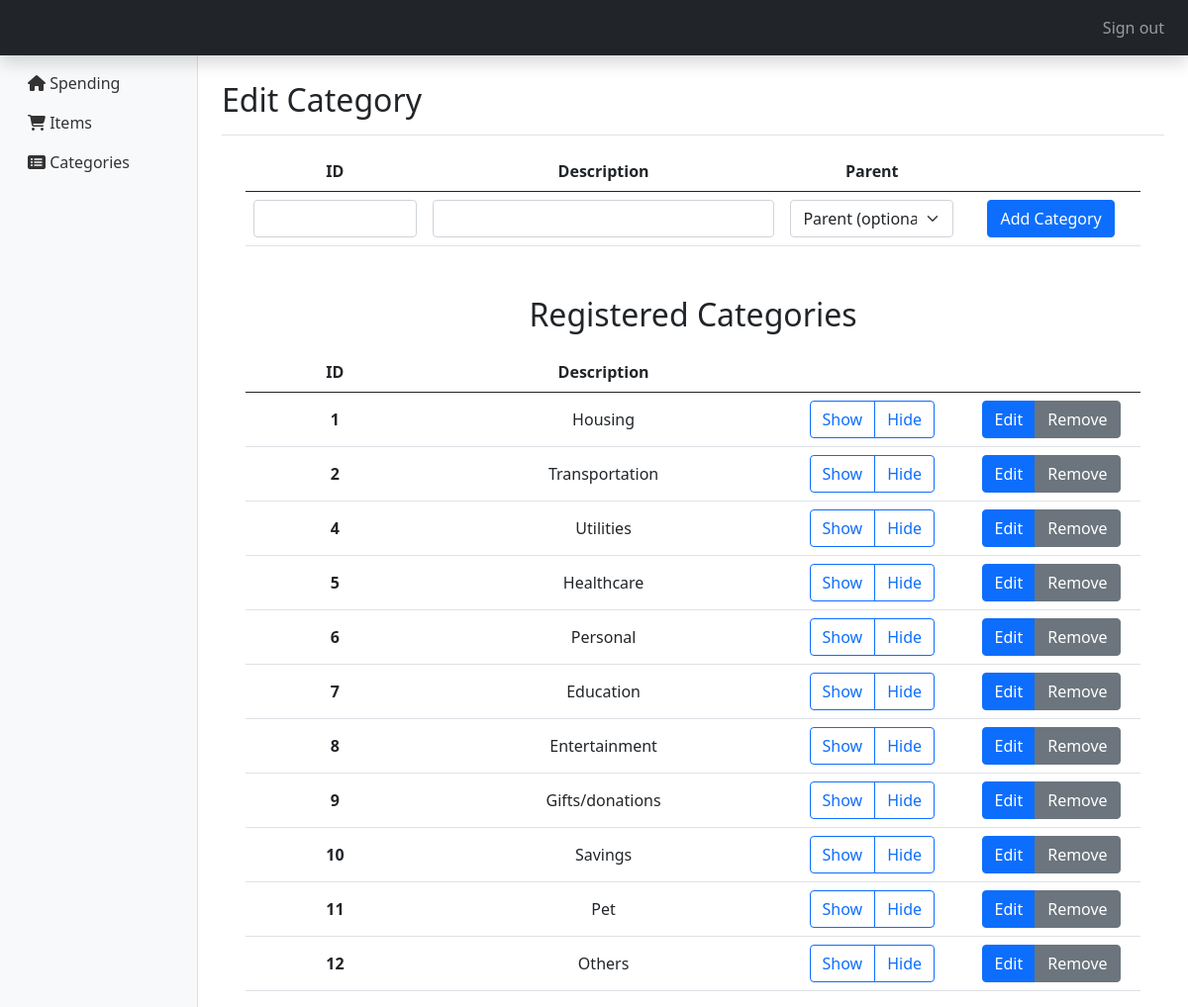
/category (signed in), run on the app's committed database.
### tables this page shows
CREATE TABLE categoria (
    id INTEGER PRIMARY KEY NOT NULL,
    descricao VARCHAR(30),
    parent_id INTEGER
);

### application.py (the view, shortened to what this page needs)
@app.route("/category", methods=["GET", "POST"])
@login_required
def category():
    categories = cur.execute("SELECT * FROM categoria WHERE parent_id IS NULL").fetchall()
    subcategories = cur.execute("SELECT * FROM categoria WHERE parent_id IS NOT NULL").fetchall()
    return render_template("category.html", category_list=categories, subcategories=subcategories)

### application.py (called while the page is built)
@app.after_request
def after_request(response):
    response.headers["Cache-Control"] = "no-cache, no-store, must-revalidate"
    response.headers["Expires"] = 0
    response.headers["Pragma"] = "no-cache"
    return response

### helpers.py (called while the page is built)
def login_required(f):
    @wraps(f)
    def decorated_function(*args, **kwargs):
        if session.get("user_id") is None:
            return redirect("/login")
        return f(*args, **kwargs)
    return decorated_function

### templates/category.html (shortened to what this page needs)
{% extends "layout.html" %}
{% block main %}
<div class="d-flex justify-content-between flex-wrap flex-md-nowrap align-items-center pt-3 pb-2 mb-3 border-bottom">
    <h1 class="h2">Edit Category</h1>
</div>
<div class="table-responsive">
    <div class="container-fluid d-flex justify-content-center">
        <table class="table align-middle">
            <thead>
                <tr style="text-align: center">
                    <th scope="col" width="20%">ID</th>
                    <th scope="col" width="40%">Description</th>
                    <th scope="col" width="20%">Parent</th>
                    <th scope="col" width="20%"></th>
                </tr>
            </thead>
            <tbody>
                <tr style="text-align: center">
                    <form action="/category" method="POST">
                    <td>
                        <input name="categoryId" type="number" min="0" step="1" required class="form-control inputcatid">
                    </td>
                    <td>
                        <input name="catDesc" type="text" required class="form-control inputcatdesc"></td>
                    <td>
                        <select name="catParent" class="form-select">
                            <option disabled selected value="">Parent (optional)</option>
                        </select>
                    </td>
                    <td><button type="submit" class="btn btn-primary" name="postbutton" value="add">Add Category</button></td>
                </form>
                </tr>
            </tbody>
        </table>
    </div>
</div>
    <br>
    <div class="container-fluid d-flex justify-content-center">
        <h2 style="padding: 10px">Registered Categories</h2>
    </div>
    <div class="table-responsive">
        <div class="container-fluid d-flex justify-content-center">
            <table class="table align-middle">
                <thead>
                    <tr style="text-align:center">
                        <th scope="col" width="20%">ID</th>
                        <th scope="col" width="40%">Description</th>
                        <th scope="col" width="20%"></th>
                        <th scope="col" width="20%"></th>
                    </tr>
                </thead>
                <tbody style="text-align:center">
                    {% for item in category_list %}
                        <tr id="tr{{ item['id']}}">
                            <form action="/category" method="POST">
                                <th>{{ item['id'] }}</td>
                                <td
                                    ><input type="hidden" name="id" id="description" value="{{ item['descricao'] }}">{{ item['descricao'].capitalize() }}
                                </td>
                                <td>
                                    <div class="btn-group">
                                        <button class="btn btn-outline-primary show" type="button" value="{{ item['id']}}">Show</button>
                                        <button class="btn btn-outline-primary hide" type="button" value="{{ item['id']}}">Hide</button>
                                    </div>
                                </td>
                                <td>
                                    <div class="btn-group">
                                        <button class="btn btn-primary edit" type="button" value="{{ item['id']}}">Edit</button>
                                        <button class="btn btn-secondary" type="submit" name="postbutton" value="remove">Remove</button>
                                    </div>
                                </td>
                            </form>
                        </tr>
                    {% endfor %}
                </tbody>
            </table>
        </div>
    </div>
{% endblock %}

### static/style.css (style rules this page uses)
html, body { height:100% }

### data on the page
categoria: id "1", descricao "Housing"
categoria: id "2", descricao "Transportation"
categoria: id "4", descricao "Utilities"
categoria: id "5", descricao "Healthcare"
categoria: id "6", descricao "Personal"
categoria: id "7", descricao "Education"
categoria: id "8", descricao "Entertainment"
categoria: id "9", descricao "Gifts/donations"
categoria: id "10", descricao "Savings"
categoria: id "11", descricao "Pet"
categoria: id "12", descricao "Others"
